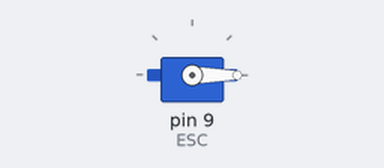
The sketch below on a simulated Arduino Uno, built with avr-gcc and run on an emulated ATmega328P. Shown: servo.

Above: at 0.1 s.
At 1.1 s:
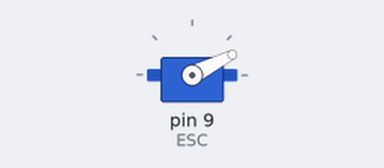
Timing chart, 0 to 2.6 s (numbered marks = the images above):
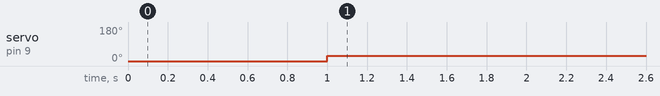

Measured:
- by itself, servo on pin 9 (ESC): 0° → 27° at 1.0 s

The sketch:

Esc_controller.ino
```cpp
/*
        Arduino Brushless Motor Control
     by Dejan, https://howtomechatronics.com
*/

#include <Servo.h>

Servo ESC;     // create servo object to control the ESC

int speedpercentage;

void setup() {
  // Attach the ESC on pin 9
  ESC.attach(9,1000,2000); // (pin, min pulse width, max pulse width in microseconds)
  ESC.write(0);    // Send the signal to the ESC
  delay(1000);
}

void loop() {
  speedpercentage = 15;
  speedpercentage = map(speedpercentage, 0, 100, 0, 180);   // scale it to use it with the servo library (value between 0 and 180)
  ESC.write(speedpercentage);    // Send the signal to the ESC
}
```
